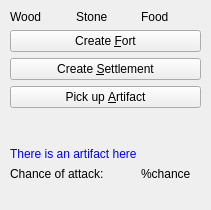
<?xml version="1.0" encoding="UTF-8"?>
<ui version="4.0">
 <class>DockWidget</class>
 <widget class="QDockWidget" name="DockWidget">
  <property name="geometry">
   <rect>
    <x>0</x>
    <y>0</y>
    <width>211</width>
    <height>210</height>
   </rect>
  </property>
  <property name="sizePolicy">
   <sizepolicy hsizetype="Fixed" vsizetype="Fixed">
    <horstretch>0</horstretch>
    <verstretch>0</verstretch>
   </sizepolicy>
  </property>
  <property name="features">
   <set>QDockWidget::DockWidgetClosable</set>
  </property>
  <property name="allowedAreas">
   <set>Qt::NoDockWidgetArea</set>
  </property>
  <property name="windowTitle">
   <string/>
  </property>
  <widget class="QWidget" name="dockWidgetContents">
   <widget class="QWidget" name="layoutWidget">
    <property name="geometry">
     <rect>
      <x>10</x>
      <y>10</y>
      <width>191</width>
      <height>171</height>
     </rect>
    </property>
    <layout class="QGridLayout" name="gridLayout">
     <item row="0" column="0">
      <widget class="QLabel" name="label">
       <property name="text">
        <string>Wood</string>
       </property>
      </widget>
     </item>
     <item row="0" column="1">
      <widget class="QLabel" name="label_2">
       <property name="text">
        <string>Stone</string>
       </property>
      </widget>
     </item>
     <item row="0" column="2">
      <widget class="QLabel" name="label_3">
       <property name="text">
        <string>Food</string>
       </property>
      </widget>
     </item>
     <item row="1" column="0" colspan="3">
      <widget class="QPushButton" name="pushButton">
       <property name="text">
        <string>Create &amp;Fort</string>
       </property>
      </widget>
     </item>
     <item row="2" column="0" colspan="3">
      <widget class="QPushButton" name="pushButton_2">
       <property name="text">
        <string>Create &amp;Settlement</string>
       </property>
      </widget>
     </item>
     <item row="3" column="0" colspan="3">
      <widget class="QPushButton" name="pushButton_3">
       <property name="text">
        <string>Pick up &amp;Artifact</string>
       </property>
      </widget>
     </item>
     <item row="4" column="1">
      <spacer name="verticalSpacer">
       <property name="orientation">
        <enum>Qt::Vertical</enum>
       </property>
       <property name="sizeHint" stdset="0">
        <size>
         <width>20</width>
         <height>40</height>
        </size>
       </property>
      </spacer>
     </item>
     <item row="5" column="0" colspan="3">
      <widget class="QLabel" name="label_5">
       <property name="text">
        <string>&lt;span style=&quot;color:blue&quot;&gt;There is an artifact here&lt;/span&gt;</string>
       </property>
       <property name="textFormat">
        <enum>Qt::RichText</enum>
       </property>
      </widget>
     </item>
     <item row="6" column="0" colspan="2">
      <widget class="QLabel" name="lblAttackChance">
       <property name="text">
        <string>Chance of attack:</string>
       </property>
      </widget>
     </item>
     <item row="6" column="2">
      <widget class="QLabel" name="lblAttackPercentage">
       <property name="text">
        <string>%chance</string>
       </property>
      </widget>
     </item>
    </layout>
   </widget>
  </widget>
 </widget>
 <resources/>
 <connections/>
</ui>
